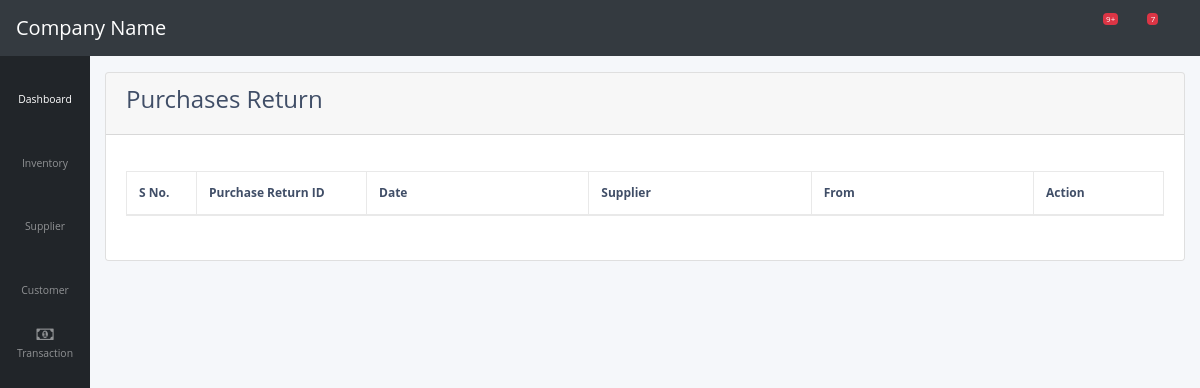
Before: /transaction/purchase_return_summary/ with the older database file.
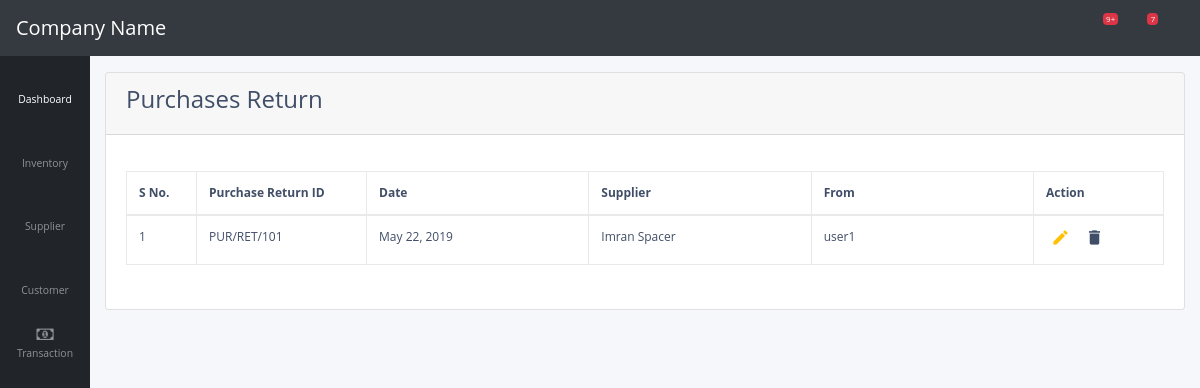
After: the same page with the newer database file.
### transaction/models.py (models this page shows)
class PurchaseReturnHeader(models.Model):
    purchase_no = models.CharField(max_length = 100, unique = True)
    date = models.DateField(default = datetime.date.today)
    footer_description = models.TextField()
    payment_method = models.CharField(max_length = 100)
    cartage_amount = models.DecimalField(max_digits = 8, decimal_places = 2)
    additional_tax = models.DecimalField(max_digits = 8, decimal_places = 2)
    withholding_tax = models.DecimalField(max_digits = 8, decimal_places = 2)
    account_id = models.ForeignKey(ChartOfAccount, models.SET_NULL,blank=True,null=True,)

class ChartOfAccount(models.Model):
    account_title = models.CharField(max_length = 100, unique = True)
    account_type = models.CharField(max_length = 100)
    opening_balance = models.DecimalField(max_digits = 8, decimal_places = 2)
    phone_no = models.CharField(max_length = 100)
    email_address = models.CharField(max_length = 100)
    ntn = models.CharField(max_length = 100)
    Address = models.CharField(max_length = 200)
    remarks = models.CharField(max_length = 100)

### transaction/views.py (the view)
# urls.py: path('purchase_return_summary/', views.purchase_return_summary, name = 'purchase-return-summary'),
def purchase_return_summary(request):
    all_purchase_return = PurchaseReturnHeader.objects.all()
    return render(request, 'transaction/purchase_return_summary.html',{'all_purchase_return': all_purchase_return})

### transaction/templates/transaction/purchase_return_summary.html
{% extends "supplier/base.html" %}
{% load crispy_forms_tags %}
{% block body %}
<div class="card" style="width: 100%;">
<div class="card-header">
  <h4>Purchases Return</h4>
</div>
<ul class="list-group list-group-flush">
  <li class="list-group-item">
    <br>
    <div class="table table-responsive content-loader">
      <table class="table table-bordered" id="dataTable">
          <thead>
              <tr>
                  <th width="70px">S No.</th>
                  <th width="170px">Purchase Return ID</th>
                  <th >Date</th>
                  <th >Supplier</th>
                  <th >From</th>
                  <th >Action</th>
              </tr>
          </thead>
          <tbody>
            {% for value in all_purchase_return reversed %}
            <tr>
                <td>{{ forloop.counter }}</td>
                <td>{{ value.purchase_no }}</td>
                <td>{{ value.date }}</td>
                <td>{{ value.account_id.account_title }}</td>
                <td>user1</td>
                <td><a class="edit_list" href="#" data-toggle=""><i class="material-icons">&#xE254;</i></a><a class="delete"  data-toggle="tooltip"><i class="material-icons">&#xE872;</i></a></td>
            </tr>
            {% endfor %}
          </tbody>
      </table>
    </div>
  </li>
</ul>
</div>
{% endblock body %}

Changed rows visible on the page:
added PurchaseReturnHeader: purchase_no "PUR/RET/101", date "May 22, 2019", account_id.account_title "Imran Spacer"
